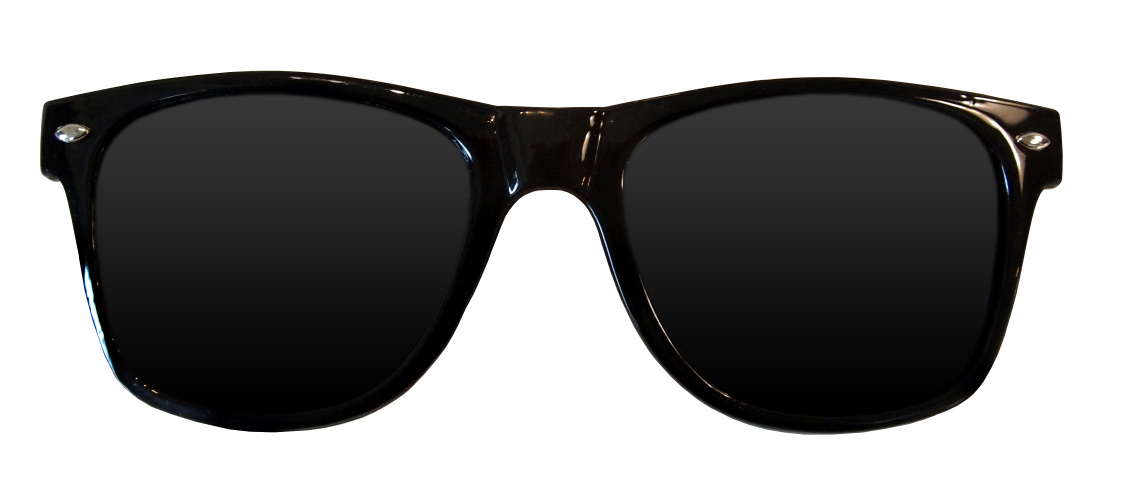
#> input picture 027 Instagram Filter/glasses.png, 3381 x 1494 px, given in place of 001.mp4, which was not available (shown at 1/3 size)
$ python 007_lapalcianFilter.py   (older library calls are emulated)
#> lines starting #> are read from the running program, lines starting #| are printed output that depends on the picture
'''
Created by LynxDigital
Please give credits for the code if used ^.^
Feel free to reach out for collabs/assistance!
YouTube: https://www.youtube.com/channel/UCJ7GIy9ArKLwxcLqw0j4e6w
Telegram: t.me/nikileeyyxx
Episode 4 - Introduction to Blurring Filters
(1) Homogenous Blur
(2) Varying of Kernel Size
______________________________
'''

import cv2

#capture = cv2.VideoCapture(0)
capture = cv2.VideoCapture("Road Clips/001.mp4")

while True:
    isSuccessful, frame = capture.read()
#> frame is the input picture: shape (1494, 3381, 3); mean B, G, R 141.9, 142.2, 142.4

    if isSuccessful:
        grayFrame = cv2.cvtColor(frame, cv2.COLOR_BGR2GRAY)
        blurFrame = cv2.GaussianBlur(grayFrame, (9,9), 0)

        laplaceFrame = cv2.Laplacian(blurFrame, cv2.CV_64F)
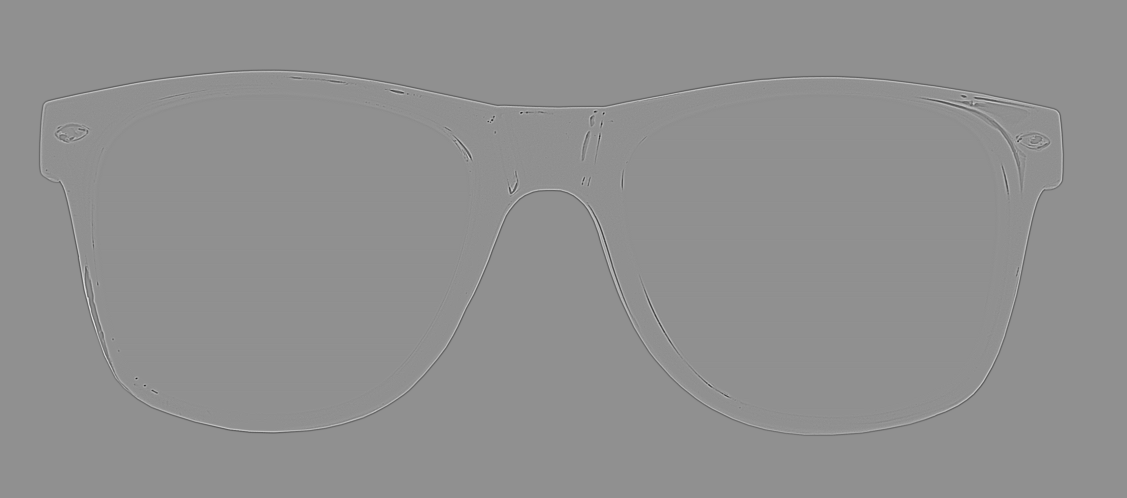
#> laplaceFrame: shape (1494, 3381) float64 (shown at 1/3 size); min -46, max 35, mean 0; drawn with min black and max white

        percentScale = 0.4
        widthFrame = int(laplaceFrame.shape[1] * percentScale)
#> widthFrame = 1352
        heightFrame = int(laplaceFrame.shape[0] * percentScale)
#> heightFrame = 597
        dqimensionFrame = (widthFrame, heightFrame)
#> dqimensionFrame = (1352, 597)
#> (the run stopped early here; a loop or call above may not have finished)

$ run again, on 027 Instagram Filter/hat.png
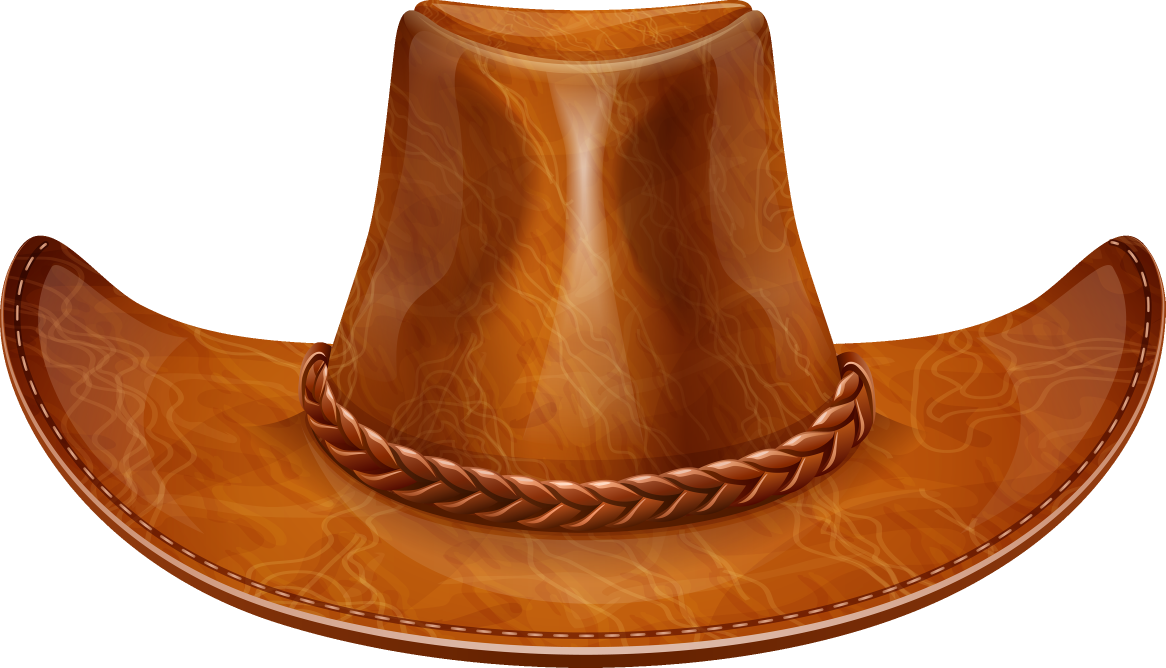
#> input picture 027 Instagram Filter/hat.png, 3497 x 2004 px, given in place of 001.mp4, which was not available (shown at 1/3 size)
#> frame is the input picture: shape (2004, 3497, 3); mean B, G, R 116.9, 148.4, 198
#> `grayFrame = cv2.cvtColor(frame, cv2.COLOR_BGR2GRAY)`:
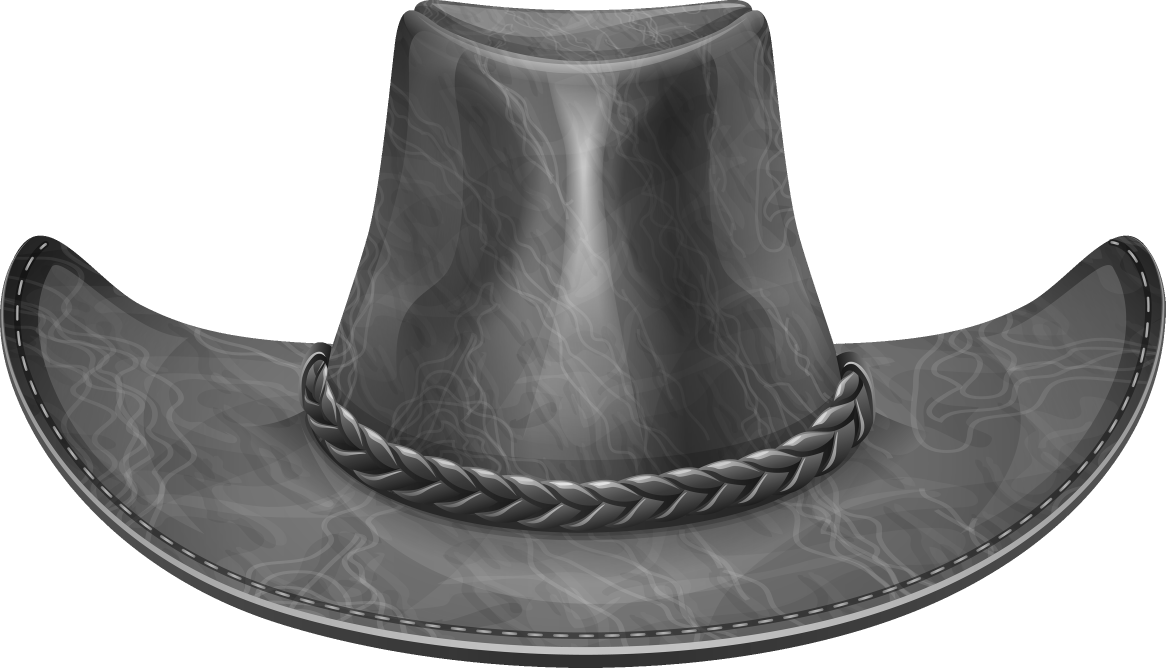
#> grayFrame: shape (2004, 3497) (shown at 1/3 size); min 0, max 255, mean 159.6
#> `laplaceFrame = cv2.Laplacian(blurFrame, cv2.CV_64F)`:
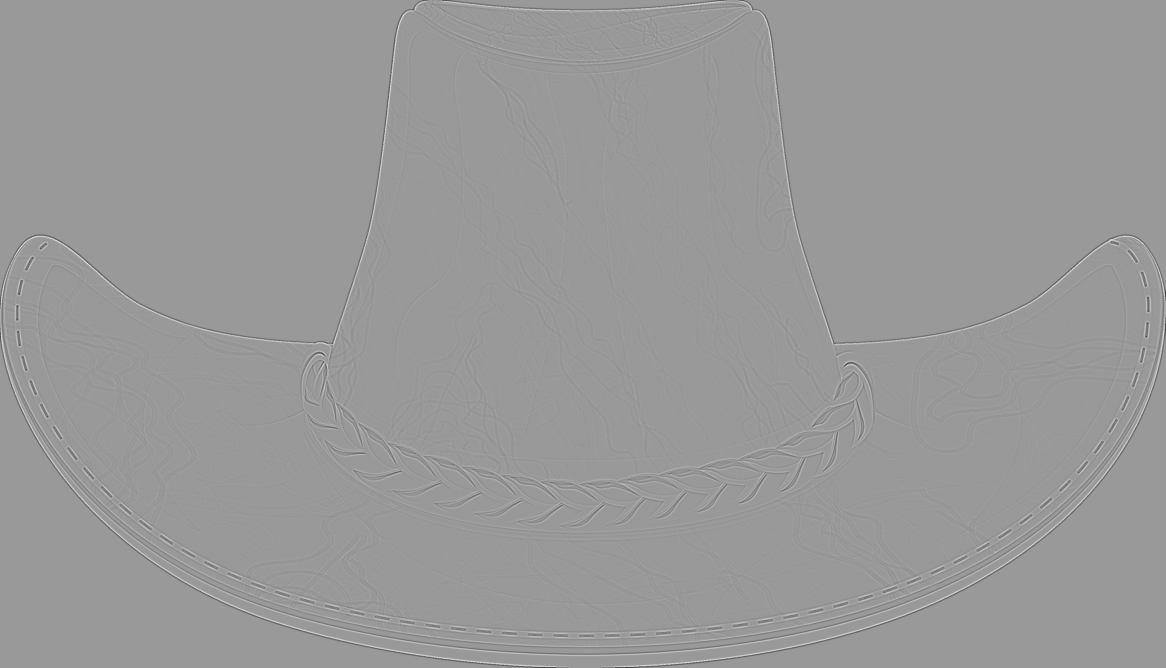
#> laplaceFrame: shape (2004, 3497) float64 (shown at 1/3 size); min -38, max 25, mean 0; drawn with min black and max white
